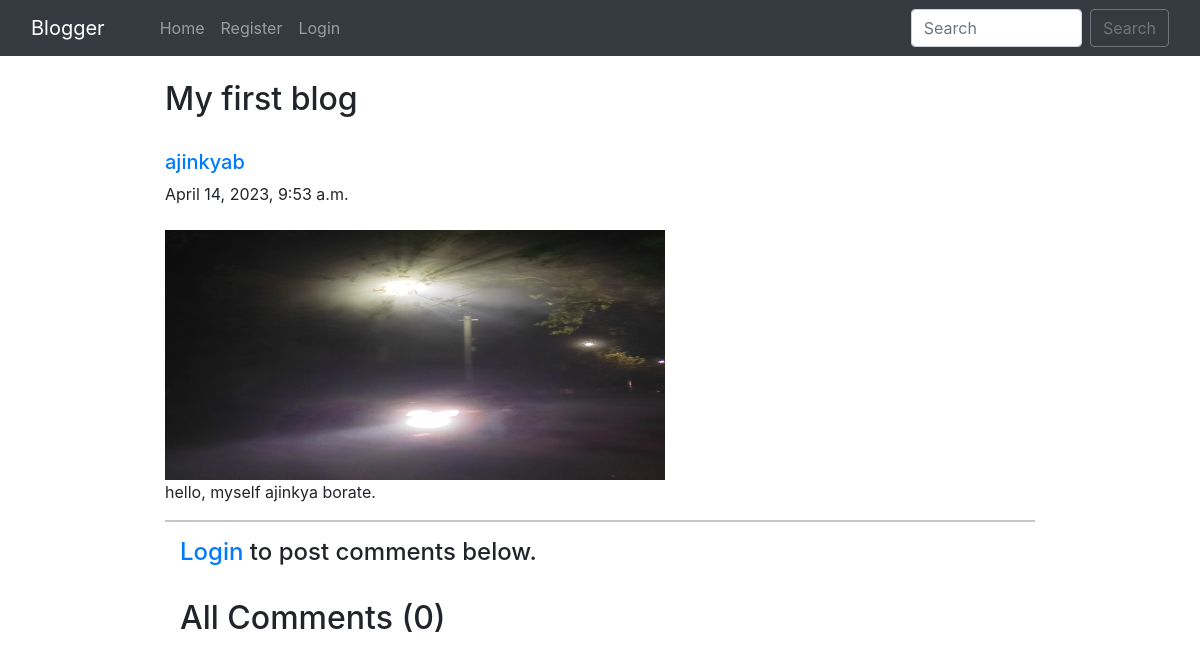
Screenshot of /blog/Myfirstblog/ with the database file from the repository.
### home/models.py (models this page shows, shortened)
class BlogPost(models.Model):
    title=models.CharField(max_length=255)
    author= models.ForeignKey(User, on_delete=models.CASCADE)
    slug=models.CharField(max_length=130)
    content=models.TextField()
    image = models.ImageField(upload_to="profile_pics", blank=True, null=True)
    dateTime=models.DateTimeField(auto_now_add=True)

### home/views.py (the view)
# urls.py: path("blog/<str:slug>/", views.blogs_comments, name="blogs_comments"),
def blogs_comments(request, slug):
    post = BlogPost.objects.filter(slug=slug).first()
    comments = Comment.objects.filter(blog=post)
    if request.method=="POST":
        user = request.user
        content = request.POST.get('content','')
        blog_id =request.POST.get('blog_id','')
        comment = Comment(user = user, content = content, blog=post)
        comment.save()
    return render(request, "blog_comments.html", {'post':post, 'comments':comments})

### home/templates/blog_comments.html (shortened to what this page needs)
{% extends 'base.html' %}
{% block body %}
{% load humanize %}
<div class="container w-75 my-4">
      <h2 class="blog-post-title">{{post.title}}</h2>
      <br>
      <div class="media">
            <div class="media-body">
                  <h5 class="mt-0"><a href="/user_profile/{{post.author.id}}/">{{post.author}}
                        </a></h5>
                  {{post.dateTime}}
            </div>
      </div>
      <br>
      <img src="/media/{{post.image}}" alt="" height="250px" width="500px">
      <br>
      <p>{{post.content}}.</p>
      <hr>
      {% if user.is_authenticated %}
      <div class="container">
            <h2>Add Comments Here</h2>
            <form action="/blog/{{post.slug}}/" method="POST"> {% csrf_token %}
                  <div class="form-floating">
                        <textarea class="form-control" placeholder="Leave a comment here" id="floatingTextarea2"
                              style="height: 100px" id="content" name="content"></textarea>
                        <label for="floatingTextarea2">Leave a comment here.</label>
                        <br>
                        <button type="submit" class="btn btn-primary">Comment</button>
                  </div>
            </form>
            {% else %}
            <div class="container">
                  <h4><a href="/login/">Login</a> to post comments below.</h4>
                  {% endif %}
                  <br>
                  <h2>All Comments ({{comments.count}})</h2>
                  <br>
            </div>
      </div>
      {% endblock %}

### rows the page displays
BlogPost: title "My first blog", author "ajinkyab", dateTime "April 14, 2023, 9:53 a.m.", image (picture), content "hello, myself ajinkya borate"

### other values shown
{{ comments.count }} "0"
